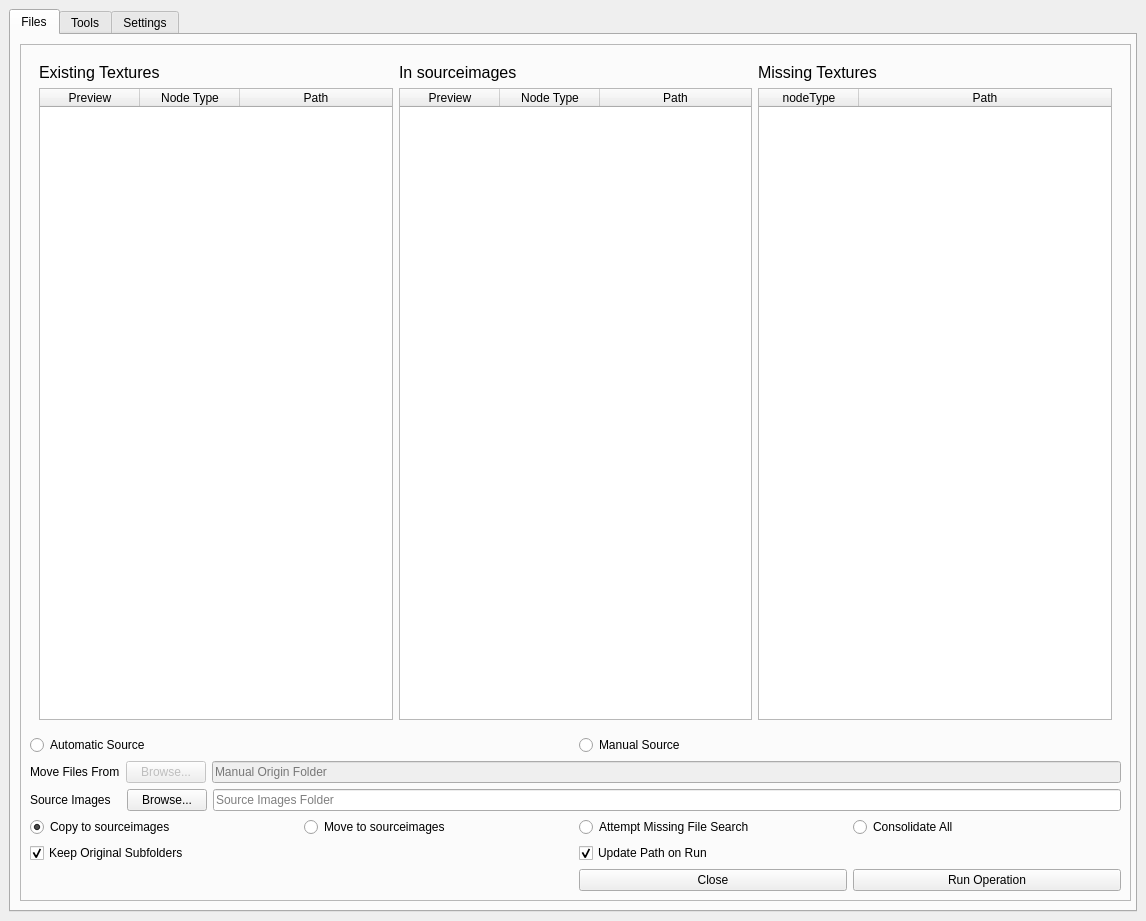
<?xml version="1.0" encoding="UTF-8"?>
<ui version="4.0">
 <class>atomicTextureFileManager</class>
 <widget class="QMainWindow" name="atomicTextureFileManager">
  <property name="geometry">
   <rect>
    <x>0</x>
    <y>0</y>
    <width>1146</width>
    <height>921</height>
   </rect>
  </property>
  <property name="minimumSize">
   <size>
    <width>1146</width>
    <height>921</height>
   </size>
  </property>
  <property name="windowTitle">
   <string>MainWindow</string>
  </property>
  <widget class="QWidget" name="centralwidget">
   <property name="sizePolicy">
    <sizepolicy hsizetype="Expanding" vsizetype="Expanding">
     <horstretch>0</horstretch>
     <verstretch>0</verstretch>
    </sizepolicy>
   </property>
   <property name="minimumSize">
    <size>
     <width>896</width>
     <height>858</height>
    </size>
   </property>
   <layout class="QGridLayout" name="gridLayout_2">
    <item row="0" column="0">
     <widget class="QTabWidget" name="tabWidget">
      <property name="enabled">
       <bool>true</bool>
      </property>
      <property name="sizePolicy">
       <sizepolicy hsizetype="Expanding" vsizetype="Expanding">
        <horstretch>0</horstretch>
        <verstretch>0</verstretch>
       </sizepolicy>
      </property>
      <property name="minimumSize">
       <size>
        <width>1118</width>
        <height>0</height>
       </size>
      </property>
      <property name="currentIndex">
       <number>0</number>
      </property>
      <widget class="QWidget" name="filesTab">
       <property name="sizePolicy">
        <sizepolicy hsizetype="Expanding" vsizetype="Expanding">
         <horstretch>0</horstretch>
         <verstretch>0</verstretch>
        </sizepolicy>
       </property>
       <attribute name="title">
        <string>Files</string>
       </attribute>
       <layout class="QVBoxLayout" name="verticalLayout">
        <item>
         <widget class="QFrame" name="TextureLists">
          <property name="sizePolicy">
           <sizepolicy hsizetype="Expanding" vsizetype="Expanding">
            <horstretch>0</horstretch>
            <verstretch>0</verstretch>
           </sizepolicy>
          </property>
          <property name="minimumSize">
           <size>
            <width>1111</width>
            <height>851</height>
           </size>
          </property>
          <property name="frameShape">
           <enum>QFrame::StyledPanel</enum>
          </property>
          <property name="frameShadow">
           <enum>QFrame::Raised</enum>
          </property>
          <layout class="QVBoxLayout" name="verticalLayout_4">
           <item>
            <widget class="QFrame" name="frame">
             <property name="sizePolicy">
              <sizepolicy hsizetype="Expanding" vsizetype="Expanding">
               <horstretch>0</horstretch>
               <verstretch>0</verstretch>
              </sizepolicy>
             </property>
             <property name="minimumSize">
              <size>
               <width>1011</width>
               <height>421</height>
              </size>
             </property>
             <property name="focusPolicy">
              <enum>Qt::TabFocus</enum>
             </property>
             <layout class="QHBoxLayout" name="horizontalLayout">
              <item>
               <layout class="QGridLayout" name="existingTextureGrid">
                <item row="0" column="0">
                 <widget class="QLabel" name="existingTextureLabel">
                  <property name="text">
                   <string>&lt;html&gt;&lt;head/&gt;&lt;body&gt;&lt;p&gt;&lt;span style=&quot; font-size:12pt;&quot;&gt;Existing Textures&lt;/span&gt;&lt;/p&gt;&lt;/body&gt;&lt;/html&gt;</string>
                  </property>
                 </widget>
                </item>
                <item row="1" column="0">
                 <widget class="QTableWidget" name="existingTextureList">
                  <property name="dragEnabled">
                   <bool>true</bool>
                  </property>
                  <property name="dragDropMode">
                   <enum>QAbstractItemView::DragOnly</enum>
                  </property>
                  <property name="selectionMode">
                   <enum>QAbstractItemView::MultiSelection</enum>
                  </property>
                  <property name="selectionBehavior">
                   <enum>QAbstractItemView::SelectRows</enum>
                  </property>
                  <attribute name="horizontalHeaderStretchLastSection">
                   <bool>true</bool>
                  </attribute>
                  <attribute name="verticalHeaderCascadingSectionResizes">
                   <bool>true</bool>
                  </attribute>
                  <column>
                   <property name="text">
                    <string>Preview</string>
                   </property>
                  </column>
                  <column>
                   <property name="text">
                    <string>Node Type</string>
                   </property>
                  </column>
                  <column>
                   <property name="text">
                    <string>Path</string>
                   </property>
                  </column>
                 </widget>
                </item>
               </layout>
              </item>
              <item>
               <layout class="QGridLayout" name="inSourceGrid">
                <item row="0" column="0">
                 <widget class="QLabel" name="inSourceImagesLabel">
                  <property name="text">
                   <string>&lt;html&gt;&lt;head/&gt;&lt;body&gt;&lt;p&gt;&lt;span style=&quot; font-size:12pt;&quot;&gt;In sourceimages&lt;/span&gt;&lt;/p&gt;&lt;/body&gt;&lt;/html&gt;</string>
                  </property>
                 </widget>
                </item>
                <item row="1" column="0">
                 <widget class="QTableWidget" name="inSourceImagesList">
                  <property name="dragEnabled">
                   <bool>true</bool>
                  </property>
                  <property name="dragDropMode">
                   <enum>QAbstractItemView::DropOnly</enum>
                  </property>
                  <attribute name="horizontalHeaderCascadingSectionResizes">
                   <bool>true</bool>
                  </attribute>
                  <attribute name="horizontalHeaderShowSortIndicator" stdset="0">
                   <bool>false</bool>
                  </attribute>
                  <attribute name="horizontalHeaderStretchLastSection">
                   <bool>true</bool>
                  </attribute>
                  <column>
                   <property name="text">
                    <string>Preview</string>
                   </property>
                  </column>
                  <column>
                   <property name="text">
                    <string>Node Type</string>
                   </property>
                  </column>
                  <column>
                   <property name="text">
                    <string>Path</string>
                   </property>
                  </column>
                 </widget>
                </item>
               </layout>
              </item>
              <item>
               <layout class="QGridLayout" name="missingTexturesGrid">
                <property name="sizeConstraint">
                 <enum>QLayout::SetDefaultConstraint</enum>
                </property>
                <item row="0" column="0">
                 <widget class="QLabel" name="missingTexturesLabel">
                  <property name="text">
                   <string>&lt;html&gt;&lt;head/&gt;&lt;body&gt;&lt;p&gt;&lt;span style=&quot; font-size:12pt;&quot;&gt;Missing Textures&lt;/span&gt;&lt;/p&gt;&lt;/body&gt;&lt;/html&gt;</string>
                  </property>
                 </widget>
                </item>
                <item row="1" column="0">
                 <widget class="QTableWidget" name="missingTexturesList">
                  <property name="dragEnabled">
                   <bool>true</bool>
                  </property>
                  <property name="dragDropMode">
                   <enum>QAbstractItemView::DragOnly</enum>
                  </property>
                  <property name="selectionMode">
                   <enum>QAbstractItemView::MultiSelection</enum>
                  </property>
                  <property name="selectionBehavior">
                   <enum>QAbstractItemView::SelectRows</enum>
                  </property>
                  <attribute name="horizontalHeaderCascadingSectionResizes">
                   <bool>true</bool>
                  </attribute>
                  <attribute name="horizontalHeaderShowSortIndicator" stdset="0">
                   <bool>true</bool>
                  </attribute>
                  <attribute name="horizontalHeaderStretchLastSection">
                   <bool>true</bool>
                  </attribute>
                  <column>
                   <property name="text">
                    <string>nodeType</string>
                   </property>
                  </column>
                  <column>
                   <property name="text">
                    <string>Path</string>
                   </property>
                  </column>
                 </widget>
                </item>
               </layout>
              </item>
             </layout>
            </widget>
           </item>
           <item>
            <layout class="QGridLayout" name="gridLayout_5">
             <item row="0" column="0" colspan="2">
              <layout class="QHBoxLayout" name="autoManualButtons">
               <item>
                <widget class="QRadioButton" name="automaticSourceRdoBtn">
                 <property name="enabled">
                  <bool>true</bool>
                 </property>
                 <property name="text">
                  <string>Automatic Source</string>
                 </property>
                 <property name="checked">
                  <bool>true</bool>
                 </property>
                </widget>
               </item>
               <item>
                <widget class="QRadioButton" name="manualSourceRdoBtn">
                 <property name="text">
                  <string>Manual Source</string>
                 </property>
                 <property name="checked">
                  <bool>false</bool>
                 </property>
                </widget>
               </item>
              </layout>
             </item>
             <item row="1" column="0" colspan="2">
              <layout class="QHBoxLayout" name="horizontalLayout_2">
               <item>
                <widget class="QLabel" name="label">
                 <property name="text">
                  <string>Move Files From</string>
                 </property>
                </widget>
               </item>
               <item>
                <widget class="QPushButton" name="browseOriginBtn">
                 <property name="enabled">
                  <bool>false</bool>
                 </property>
                 <property name="text">
                  <string>Browse...</string>
                 </property>
                </widget>
               </item>
               <item>
                <widget class="QLineEdit" name="originText">
                 <property name="enabled">
                  <bool>false</bool>
                 </property>
                 <property name="text">
                  <string/>
                 </property>
                 <property name="placeholderText">
                  <string>Manual Origin Folder</string>
                 </property>
                </widget>
               </item>
              </layout>
             </item>
             <item row="2" column="0" colspan="2">
              <layout class="QHBoxLayout" name="horizontalLayout_3">
               <item>
                <widget class="QLabel" name="label_2">
                 <property name="text">
                  <string>Source Images   </string>
                 </property>
                </widget>
               </item>
               <item>
                <widget class="QPushButton" name="browseSourceBtn">
                 <property name="text">
                  <string>Browse...</string>
                 </property>
                </widget>
               </item>
               <item>
                <widget class="QLineEdit" name="sourceText">
                 <property name="text">
                  <string/>
                 </property>
                 <property name="placeholderText">
                  <string>Source Images Folder</string>
                 </property>
                </widget>
               </item>
              </layout>
             </item>
             <item row="3" column="0" colspan="2">
              <layout class="QHBoxLayout" name="actionTypeSelectionLayout">
               <item>
                <widget class="QRadioButton" name="copyToSrcImgs">
                 <property name="text">
                  <string>Copy to sourceimages</string>
                 </property>
                 <property name="checked">
                  <bool>true</bool>
                 </property>
                </widget>
               </item>
               <item>
                <widget class="QRadioButton" name="moveToSrcImgs">
                 <property name="text">
                  <string>Move to sourceimages</string>
                 </property>
                </widget>
               </item>
               <item>
                <widget class="QRadioButton" name="missingFileSearch">
                 <property name="text">
                  <string>Attempt Missing File Search</string>
                 </property>
                </widget>
               </item>
               <item>
                <widget class="QRadioButton" name="consolodateAll">
                 <property name="text">
                  <string>Consolidate All</string>
                 </property>
                </widget>
               </item>
              </layout>
             </item>
             <item row="4" column="0">
              <widget class="QCheckBox" name="keepOriginalSubfolders">
               <property name="text">
                <string>Keep Original Subfolders</string>
               </property>
               <property name="checked">
                <bool>true</bool>
               </property>
              </widget>
             </item>
             <item row="4" column="1">
              <widget class="QCheckBox" name="updatePath">
               <property name="text">
                <string>Update Path on Run</string>
               </property>
               <property name="checked">
                <bool>true</bool>
               </property>
              </widget>
             </item>
             <item row="5" column="1">
              <layout class="QHBoxLayout" name="actionButtonsLayout">
               <item>
                <widget class="QPushButton" name="cancel">
                 <property name="contextMenuPolicy">
                  <enum>Qt::DefaultContextMenu</enum>
                 </property>
                 <property name="text">
                  <string>Close</string>
                 </property>
                </widget>
               </item>
               <item>
                <widget class="QPushButton" name="run">
                 <property name="text">
                  <string>Run Operation</string>
                 </property>
                </widget>
               </item>
              </layout>
             </item>
            </layout>
           </item>
          </layout>
         </widget>
        </item>
       </layout>
      </widget>
      <widget class="QWidget" name="toolsTab">
       <attribute name="title">
        <string>Tools</string>
       </attribute>
      </widget>
      <widget class="QWidget" name="settingsTab">
       <attribute name="title">
        <string>Settings</string>
       </attribute>
       <widget class="QLabel" name="label_4">
        <property name="geometry">
         <rect>
          <x>20</x>
          <y>10</y>
          <width>1071</width>
          <height>161</height>
         </rect>
        </property>
        <property name="text">
         <string>USE WITH CAUTION!!

These settings will affect the way this tool runs!  It was designed to be expandable, and uses an xml document to keep a list of acceptable image types.  Some are inserted by default, but the list can be expanded upon by you.
It is important to understand that changing this list will directly affect this tool's ability to preform.  Make sure you understand what you are doing before you hit save!</string>
        </property>
        <property name="wordWrap">
         <bool>true</bool>
        </property>
       </widget>
       <widget class="QWidget" name="layoutWidget">
        <property name="geometry">
         <rect>
          <x>10</x>
          <y>260</y>
          <width>581</width>
          <height>591</height>
         </rect>
        </property>
        <layout class="QVBoxLayout" name="verticalLayout_2">
         <item>
          <widget class="QLabel" name="label_3">
           <property name="text">
            <string>Accepted Nodes</string>
           </property>
           <property name="buddy">
            <cstring>nodeTypesList</cstring>
           </property>
          </widget>
         </item>
         <item>
          <widget class="QTableWidget" name="nodeTypesList">
           <property name="minimumSize">
            <size>
             <width>0</width>
             <height>0</height>
            </size>
           </property>
           <property name="sizeIncrement">
            <size>
             <width>0</width>
             <height>0</height>
            </size>
           </property>
           <property name="rowCount">
            <number>0</number>
           </property>
           <property name="columnCount">
            <number>3</number>
           </property>
           <attribute name="horizontalHeaderCascadingSectionResizes">
            <bool>false</bool>
           </attribute>
           <attribute name="horizontalHeaderDefaultSectionSize">
            <number>125</number>
           </attribute>
           <attribute name="horizontalHeaderMinimumSectionSize">
            <number>125</number>
           </attribute>
           <attribute name="horizontalHeaderShowSortIndicator" stdset="0">
            <bool>false</bool>
           </attribute>
           <attribute name="horizontalHeaderStretchLastSection">
            <bool>true</bool>
           </attribute>
           <attribute name="verticalHeaderCascadingSectionResizes">
            <bool>false</bool>
           </attribute>
           <attribute name="verticalHeaderHighlightSections">
            <bool>true</bool>
           </attribute>
           <column>
            <property name="text">
             <string>-</string>
            </property>
           </column>
           <column>
            <property name="text">
             <string>nodeType</string>
            </property>
           </column>
           <column>
            <property name="text">
             <string>parameterName</string>
            </property>
           </column>
          </widget>
         </item>
         <item>
          <layout class="QGridLayout" name="gridLayout">
           <item row="0" column="0">
            <widget class="QLabel" name="label_5">
             <property name="text">
              <string>nodeType</string>
             </property>
             <property name="buddy">
              <cstring>newNodeType</cstring>
             </property>
            </widget>
           </item>
           <item row="0" column="1">
            <widget class="QLabel" name="label_6">
             <property name="text">
              <string>parameterName</string>
             </property>
             <property name="buddy">
              <cstring>newParameterName</cstring>
             </property>
            </widget>
           </item>
           <item row="1" column="0">
            <widget class="QLineEdit" name="newNodeType"/>
           </item>
           <item row="1" column="1" colspan="2">
            <widget class="QLineEdit" name="newParameterName"/>
           </item>
           <item row="2" column="2">
            <widget class="QPushButton" name="addNodeType">
             <property name="text">
              <string>Add</string>
             </property>
            </widget>
           </item>
          </layout>
         </item>
        </layout>
       </widget>
       <widget class="QWidget" name="layoutWidget">
        <property name="geometry">
         <rect>
          <x>10</x>
          <y>180</y>
          <width>1091</width>
          <height>59</height>
         </rect>
        </property>
        <layout class="QVBoxLayout" name="verticalLayout_3">
         <item>
          <widget class="QLabel" name="label_7">
           <property name="text">
            <string>XML File Location</string>
           </property>
           <property name="buddy">
            <cstring>xmlLocation</cstring>
           </property>
          </widget>
         </item>
         <item>
          <widget class="QLineEdit" name="xmlLocation">
           <property name="enabled">
            <bool>false</bool>
           </property>
          </widget>
         </item>
        </layout>
       </widget>
      </widget>
     </widget>
    </item>
   </layout>
  </widget>
  <action name="actionCopy_Selected_To_Source">
   <property name="text">
    <string>Copy Selected To Source</string>
   </property>
  </action>
  <action name="actionReset">
   <property name="text">
    <string>Reset</string>
   </property>
  </action>
  <action name="actionMove_Selected_To_Source">
   <property name="text">
    <string>Move Selected To Source</string>
   </property>
  </action>
  <action name="actionDocumentation">
   <property name="text">
    <string>Documentation</string>
   </property>
  </action>
 </widget>
 <tabstops>
  <tabstop>copyToSrcImgs</tabstop>
  <tabstop>moveToSrcImgs</tabstop>
  <tabstop>missingFileSearch</tabstop>
  <tabstop>consolodateAll</tabstop>
  <tabstop>browseSourceBtn</tabstop>
  <tabstop>sourceText</tabstop>
  <tabstop>run</tabstop>
  <tabstop>cancel</tabstop>
  <tabstop>automaticSourceRdoBtn</tabstop>
  <tabstop>manualSourceRdoBtn</tabstop>
  <tabstop>keepOriginalSubfolders</tabstop>
  <tabstop>browseOriginBtn</tabstop>
  <tabstop>originText</tabstop>
 </tabstops>
 <resources/>
 <connections>
  <connection>
   <sender>manualSourceRdoBtn</sender>
   <signal>clicked(bool)</signal>
   <receiver>browseOriginBtn</receiver>
   <slot>setEnabled(bool)</slot>
   <hints>
    <hint type="sourcelabel">
     <x>221</x>
     <y>593</y>
    </hint>
    <hint type="destinationlabel">
     <x>86</x>
     <y>639</y>
    </hint>
   </hints>
  </connection>
  <connection>
   <sender>manualSourceRdoBtn</sender>
   <signal>clicked(bool)</signal>
   <receiver>originText</receiver>
   <slot>setEnabled(bool)</slot>
   <hints>
    <hint type="sourcelabel">
     <x>230</x>
     <y>587</y>
    </hint>
    <hint type="destinationlabel">
     <x>257</x>
     <y>644</y>
    </hint>
   </hints>
  </connection>
  <connection>
   <sender>automaticSourceRdoBtn</sender>
   <signal>clicked(bool)</signal>
   <receiver>browseOriginBtn</receiver>
   <slot>setDisabled(bool)</slot>
   <hints>
    <hint type="sourcelabel">
     <x>49</x>
     <y>583</y>
    </hint>
    <hint type="destinationlabel">
     <x>72</x>
     <y>637</y>
    </hint>
   </hints>
  </connection>
  <connection>
   <sender>automaticSourceRdoBtn</sender>
   <signal>clicked(bool)</signal>
   <receiver>originText</receiver>
   <slot>setDisabled(bool)</slot>
   <hints>
    <hint type="sourcelabel">
     <x>106</x>
     <y>586</y>
    </hint>
    <hint type="destinationlabel">
     <x>209</x>
     <y>635</y>
    </hint>
   </hints>
  </connection>
 </connections>
</ui>
